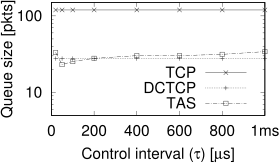

The script that drew this image:
load "header.gnuplot"

set key bottom right

set ylabel "Queue size [pkts]" offset 2
set xlabel "Control interval ({/Symbol t}) [{/Symbol m}s]"
set yrange[5:150]
set xrange[0:]
set xtics ("0" 0, "200" 200, "400" 400, "600" 600, "800" 800, "1ms" 1000)
set log y 10

plot \
    "queue-link.data" using 1:($2/500) title "TCP" with linespoints ls 1 pt 2, \
    "queue-link.data" using 1:($3/500) title "DCTCP" with linespoints ls 3 pt 1, \
    "queue-link.data" using 1:($4/500) title "TAS" with linespoints ls 4 pt 4
